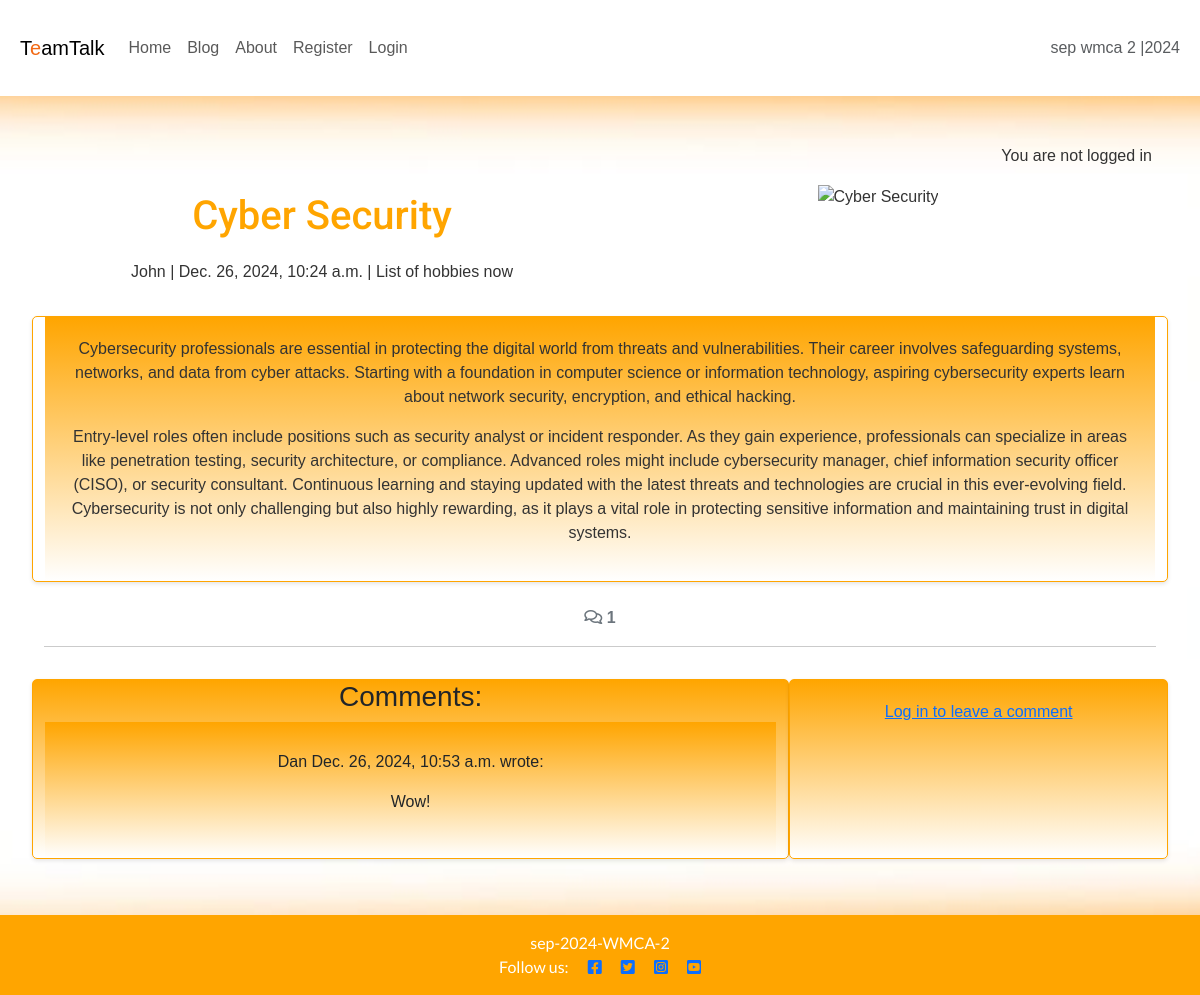
The page /blog/cyber-security/ on the database its author committed.
### blog/models.py (models this page shows, shortened)
class Post(models.Model):
    title = models.CharField(max_length=100)
    slug = models.SlugField(max_length=100)
    author_id = models.ForeignKey(
        User, on_delete=models.CASCADE, related_name="blog_posts"
    )
    featured_image = CloudinaryField('image', default='placeholder')
    content = models.TextField()
    category = models.ForeignKey(
        Category,
        on_delete=models.SET_NULL,
        null=True,
        blank=True, related_name='posts', default=1)
    created_at = models.DateTimeField(auto_now_add=True)
    updated_at = models.DateTimeField(auto_now=True)
    status = models.CharField(
        max_length=20,
        choices=[('draft', 'Draft'), ('published', 'Published')],
        default='draft'
    )

class Category(models.Model):
    name = models.CharField(max_length=100, unique=True)
    description = models.TextField(blank=True, null=True)
    author = models.ForeignKey(
        User, on_delete=models.CASCADE, related_name="categories")

class Comment(models.Model):
    post = models.ForeignKey(Post, on_delete=models.CASCADE,
                             related_name="comments")
    author = models.ForeignKey(
        User, on_delete=models.CASCADE, related_name="commenter", default=1)
    body = models.TextField()
    created_on = models.DateTimeField(auto_now_add=True)
    approved = models.BooleanField(default=False)

### blog/views.py (the view, shortened to what this page needs)
# urls.py: path('<slug:slug>/', views.post_detail, name='post_detail'),
def post_detail(request, slug):
    queryset = Post.objects.filter(status='published')
    post = get_object_or_404(queryset, slug=slug)
    comments = post.comments.all().order_by("-created_on")
    category = post.category
    comment_count = post.comments.filter(approved=True).count()
    comment_form = CommentForm()
    return render(
        request,
        "blog/post_detail.html",
        {
            "post": post,
            "comments": comments,
            'category': category,
            "comment_count": comment_count,
            "comment_form": comment_form
        },
    )

### blog/templates/blog/post_detail.html (shortened to what this page needs)
{% extends 'base.html' %}
{% load static %}
{% load crispy_forms_tags %}
{% block content %}
<div class="masthead">
    <div class="container">
        <div class="row g-0">
            <div class="col-md-6 masthead-text">
                <h1>{{ post.title }}</h1>
                <p class="post-subtitle">{{ post.author_id }} | {{ post.created_at }} | {{ category.name }}</p>
            </div>
            <div class="d-none d-md-block col-md-6 masthead-image">
                {% if "placeholder" in post.featured_image.url %}
                <img src="{% static 'images/image1.jpg' %}" width="75%" class="scale" alt="placeholder">
                {% else %}
                <img src="{{ post.featured_image.url }}" width="75%" class="scale" alt="{{ post.title }}">
                {% endif %}
            </div>
        </div>
    </div>
</div>
<div class="container">
    <div class="row">
        <div class="col card mb-4 mt-3 left top">
            <div class="card-body">
                <article class="card-text">
                    {{ post.content | safe }}
                </article>
            </div>
        </div>
    </div>
    <div class="row">
        <div class="col-12">
            <strong class="text-secondary">
                <i class="far fa-comments"></i> {{ comment_count }}
            </strong>
        </div>
        <div class="col-12">
            <hr>
        </div>
    </div>
    <div class="row">
        <div class="col-md-8 card mb-4 mt-3" style="background: linear-gradient(to bottom, #FFA500, #FFFFFF);">
            <h3>Comments:</h3>
            <div class="card-body">
                {% for comment in comments %}
                <div
                    class="p-2 comments{% if not comment.approved and comment.author == user %} faded{% elif not comment.approved %} d-none{% endif %}">
                    <p class="font-weight-bold">
                        {{ comment.author }}
                        <span class="font-weight-normal">
                            {{ comment.created_on }}
                        </span> wrote:
                    </p>
                    <div id="comment{{ comment.id }}">
                        {{ comment.body | linebreaks }}
                    </div>
                </div>
                {% endfor %}
            </div>
        </div>
        <div class="col-md-4 card mb-4 mt-3" style="background: linear-gradient(to bottom, #FFA500, #FFFFFF);">
            <div class="card-body">
                {% if user.is_authenticated %}
                <h3>Leave a comment:</h3>
                <p>Posting as: {{ user.username }}</p>
                <form id="commentForm" method="post" style="margin-top: 1.3em;">
                    {{ comment_form }}
                    {% csrf_token %}
                    <button id="submitButton" type="submit"
                        style="background-color: orange; color: white; border: none; padding: 5px 10px; border-radius: 3px; cursor: pointer;"
                        onmouseover="this.style.backgroundColor='darkorange';"
                        onmouseout="this.style.backgroundColor='orange';">
                        Submit
                    </button>
                </form>
                {% else %}
                <p>
                    <a href="{% url 'account_login' %}" class="login-link">Log in to leave a comment</a>
                </p>
                {% endif %}
            </div>
        </div>
    </div>
</div>
{% endblock content %}

### static/css/style.css (style rules this page uses)
body { background-image: url(/static/images/TotFundal2.jpg); background-size: cover; background-position: center; background-repeat: no-repeat; margin: 0; font-family: Arial, sans-serif; background-color: #f7f7f7; color: #333333; }
h1, h2 { margin: 0.5rem 0; font-family: "Roboto"; }
body { font-family: Arial, sans-serif; }
h1, h2 { color: orange; margin-bottom: 20px; }
.card { border: 1px solid orange; border-radius: 5px; box-shadow: 0 2px 4px rgba(0, 0, 0, 0.1); }
.card-body { background: linear-gradient(to bottom, orange, white); padding: 20px; text-align: center; }
.card-text { color: #333; margin-bottom: 15px; }

### rows shown on the page
Post: title "Cyber Security", author_id "John", created_at "Dec. 26, 2024, 10:24 a.m.", content "Cybersecurity professionals are essential in protecting the digital world from threats and vulnerabilities. Their career involves safeguarding systems, networks, and data from cyber attacks. Starting with a foundation in computer science or information technology, aspiring cybersecurity experts learn about network security, encryption, and ethical hacking. Entry-level roles often include positions such as security analyst or incident responder. As they gain experience, professionals can specialize in areas like penetration testing, security architecture, or compliance. Advanced roles might include cybersecurity manager, chief information security officer (CISO), or security consultant.…"
Category: name "List of hobbies now"
Comment: author "Dan", created_on "Dec. 26, 2024, 10:53 a.m.", body "Wow!"

### other values the page prints
{{ comment_count }} "1"
